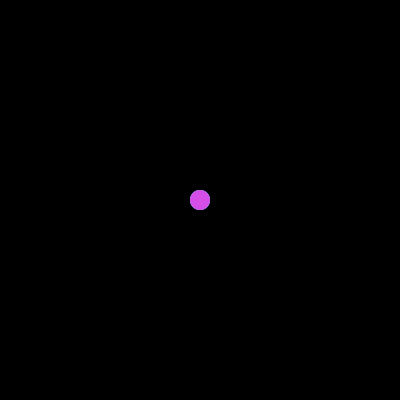
Frame 1 (no input)
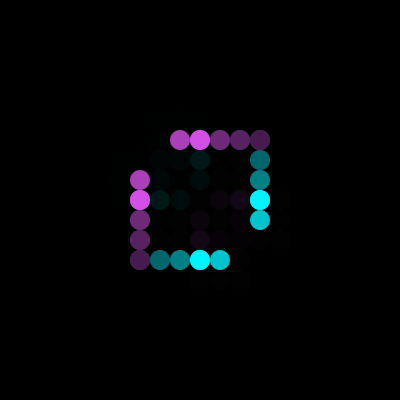
Frame 60 (the mouse pressed at the canvas centre just before this capture)
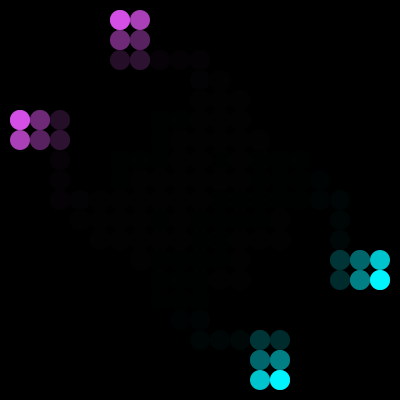
Frame 120 (the mouse held since frame 60 and released just before this capture)

The Processing sketch that drew these frames (run headless with seeded random() and noise(); from frame 60 on, the mouse is pressed at the canvas centre):

// Processing sketch: processing_72098
// ── processing_72098.pde

//Michelle Z, CP1 4-5, Ticklish Penguin

int x = 200;
int y = 200;
int secondX = 200;
int secondY = 200;

void setup()
{
  size(400, 400);
  background(0);
  noStroke();
  smooth();
  frameRate(10);
}

void draw()
{
  fill(0, 0, 0, 50);
  rect(0, 0, 400, 400);
  fill(0, 244, 255);
  ellipse(x, y, 20, 20);
  ellipse(y, x ,20,20);
  
  fill(211,79,229);
  ellipse(secondX,secondY,20,20);
  ellipse(secondY,secondX,20,20);

  int direction = int (random(0, 4));
  if (direction == 0)
  {
    x = x + 20;
    secondX = secondX - 20;
    if (x > 400)
    {
      x = x - 20;
      secondX = secondX + 20;
    }
  }
  else if (direction == 1)
  {
    x = x - 20;
    secondX = secondX + 20;
    if (x < 0)
    {
      x = x + 20;
      secondX = secondX - 20;
    }
  }
  else if (direction == 2)
  {
    y = y + 20;
    secondY = secondY - 20;
    if (y > 400)
    {
      y = y - 20;
      secondY = secondY + 20;
    }
  }
  else if (direction == 3)
  {
    y = y - 20;
    secondY = secondY + 20;
    if (y < 0)
    {
      y = y + 20;
      secondY = secondY - 20;
    }
  }
}
